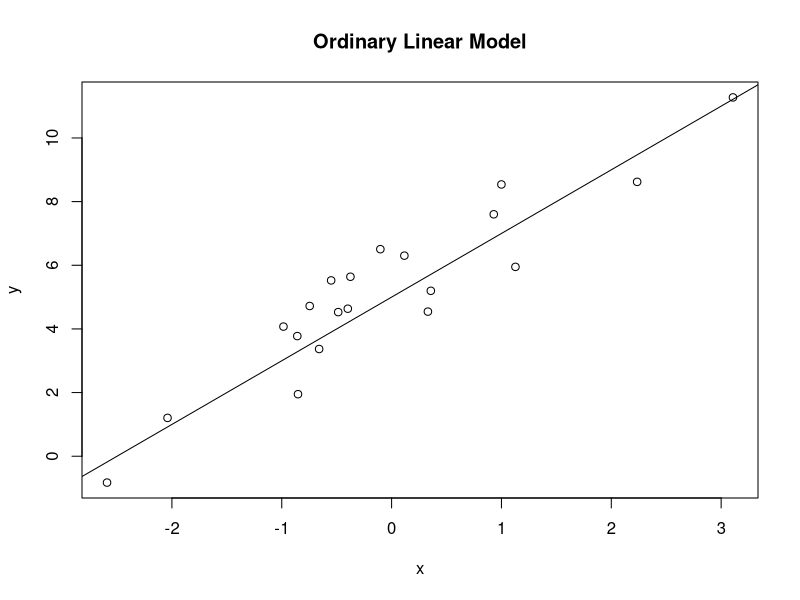

This figure's R source:
## ---- chunk 1
knitr::opts_chunk$set(echo = FALSE)
## ---- chunk 2
n <- 20
x <- rnorm(n)
alpha <- 5
beta <- 2
sigma <- 1
epsilon <- rnorm(n,mean=0,sd=sigma)
y <- alpha + beta*x + epsilon
plot(x,y,main="Ordinary Linear Model")
abline(a=alpha,b=beta)
